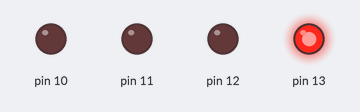
This sketch was run on a simulated Arduino Uno, built with avr-gcc and run on an emulated ATmega328P. On the bench: output pins drawn as LEDs (lit = HIGH).

Above: at 0.1 s.
At 4.6 s:
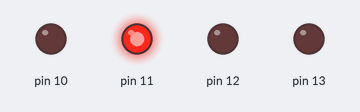
At 9.1 s:
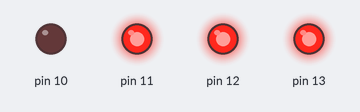
At 18.1 s:
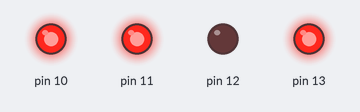
At 28.6 s:
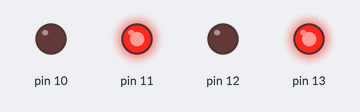
At 37.6 s:
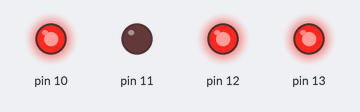
Timing chart, 0 to 40.0 s (numbered marks = the images above):
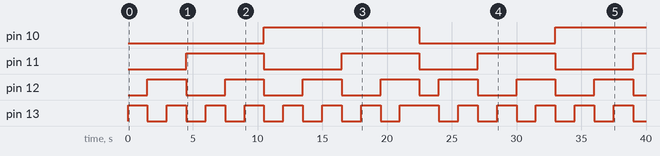

Measured:
- by itself, pin 10: LOW → HIGH at 10.5 s, → LOW 12.0 s later, → HIGH 10.5 s later
- by itself, pin 11: goes HIGH 6.0 s, LOW 6.0 s, HIGH 6.0 s, LOW 4.5 s, HIGH 6.0 s, LOW 6.0 s, then HIGH
- by itself, pin 12: LOW → HIGH at 1.5 s, → LOW 3.0 s later, → HIGH 3.0 s later, → LOW 3.0 s later, … (14 changes in this stretch)
- by itself, pin 13: goes 7 × (HIGH 1.5 s, LOW 1.5 s), HIGH 3.0 s, 5 × (LOW 1.5 s, HIGH 1.5 s), then LOW

The sketch:

sketch.ino
```cpp
void setup() {
  pinMode(13, OUTPUT);
  pinMode(12, OUTPUT);
  pinMode(11, OUTPUT);
  pinMode(10, OUTPUT);
}

void loop() {
  for(int i = 1; i <= 15; i++) {
    if (i == 1) {
      digitalWrite(13, HIGH);
      digitalWrite(12, LOW);
      digitalWrite(11, LOW);
      digitalWrite(10, LOW);
      delay(1500);
    } else if (i == 2) {
      digitalWrite(13, LOW);
      digitalWrite(12, HIGH);
      digitalWrite(11, LOW);
      digitalWrite(10, LOW);
      delay(1500);
    } else if (i == 3) {
      digitalWrite(13, HIGH);
      digitalWrite(12, HIGH);
      digitalWrite(11, LOW);
      digitalWrite(10, LOW);
      delay(1500);
    } else if (i == 4) {
      digitalWrite(13, LOW);
      digitalWrite(12, LOW);
      digitalWrite(11, HIGH);
      digitalWrite(10, LOW);
      delay(1500);
    } else if (i == 5) {
      digitalWrite(13, HIGH);
      digitalWrite(12, LOW);
      digitalWrite(11, HIGH);
      digitalWrite(10, LOW);
      delay(1500);
    } else if (i == 6) {
      digitalWrite(13, LOW);
      digitalWrite(12, HIGH);
      digitalWrite(11, HIGH);
      digitalWrite(10, LOW);
      delay(1500);
    } else if (i == 7) {
      digitalWrite(13, HIGH);
      digitalWrite(12, HIGH);
      digitalWrite(11, HIGH);
      digitalWrite(10, LOW);
      delay(1500);
    } else if (i == 8) {
      digitalWrite(13, LOW);
      digitalWrite(12, LOW);
      digitalWrite(11, LOW);
      digitalWrite(10, HIGH);
      delay(1500);
    } else if (i == 9) {
      digitalWrite(13, HIGH);
      digitalWrite(12, LOW);
      digitalWrite(11, LOW);
      digitalWrite(10, HIGH);
      delay(1500);
    } else if (i == 10) {
      digitalWrite(13, LOW);
      digitalWrite(12, HIGH);
      digitalWrite(11, LOW);
      digitalWrite(10, HIGH);
      delay(1500);
    } else if (i == 11) {
      digitalWrite(13, HIGH);
      digitalWrite(12, HIGH);
      digitalWrite(11, LOW);
      digitalWrite(10, HIGH);
      delay(1500);
    } else if (i == 12) {
      digitalWrite(13, LOW);
      digitalWrite(12, LOW);
      digitalWrite(11, HIGH);
      digitalWrite(10, HIGH);
      delay(1500);
    } else if (i == 13) {
      digitalWrite(13, HIGH);
      digitalWrite(12, LOW);
      digitalWrite(11, HIGH);
      digitalWrite(10, HIGH);
      delay(1500);
    } else if (i == 14) {
      digitalWrite(13, LOW);
      digitalWrite(12, HIGH);
      digitalWrite(11, HIGH);
      digitalWrite(10, HIGH);
      delay(1500);
    } else {
      digitalWrite(13, HIGH);
      digitalWrite(12, HIGH);
      digitalWrite(11, HIGH);
      digitalWrite(10, HIGH);
      delay(1500);
    }
  }
}
```
